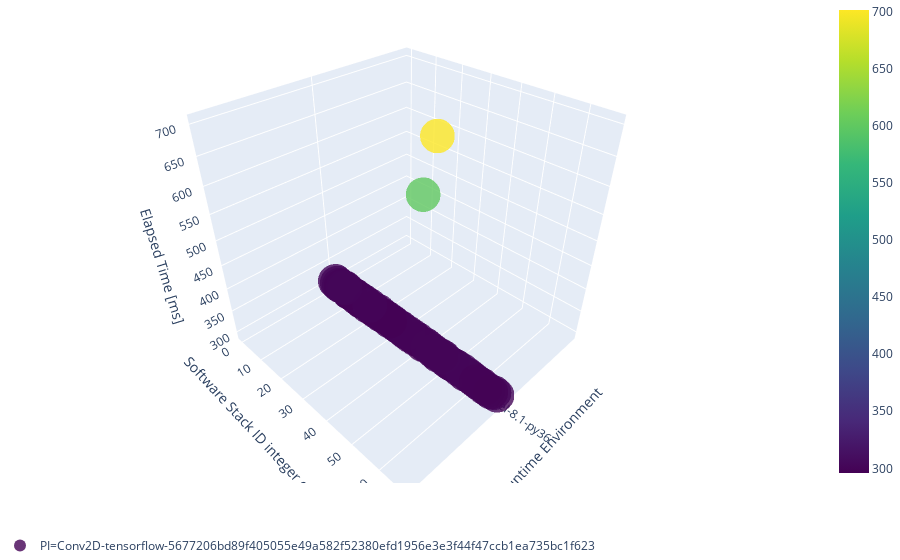

Notebook source saved alongside this figure:
### Code cell
inspection.create_inspection_3d_plot(plot_df=plot_df, quantity="elapsed_time", identifiers_inspections=IDENTIFIERS_INSPECTION)

### Figure 1 — Plotly figure (JSON) as saved in the notebook; plotly's stock layout.template omitted (floating-point values rounded to 4 significant figures)
{"data": [{"hoverinfo": "text", "hovertext": ["tensorflowpypi-org==1.13.1<br>protobufpypi-org==3.10.0<br>tensorboardpypi-org==1.13.0<br>termcolorpypi-org==1.1.0<br>keras-preprocessingpypi-org==1.0.9<br>numpypypi-org==1.17.3<br>keras-applicationspypi-org==1.0.7<br>absl-pypypi-org==0.7.1<br>markdownpypi-org==3.0.1<br>sixpypi-org==1.10.0<br>werkzeugpypi-org==0.15.2<br>astorpypi-org==0.7.1<br>h5pypypi-org==2.8.0<br>gastpypi-org==0.2.1.post1<br>tensorflow-estimatorpypi-org==1.13.0<br>wheelpypi-org==0.31.1<br>mockpypi-org==3.0.3<br>grpciopypi-org==1.23.1<br>setuptoolspypi-org==24.1.0", "tensorflowpypi-org==1.0.1<br>protobufpypi-org==3.9.1<br>numpypypi-org==1.16.0<br>sixpypi-org==1.11.0<br>wheelpypi-org==0.30.0<br>setuptoolspypi-org==30.3.0", "tensorflowpypi-org==1.5.0<br>protobufpypi-org==3.9.1<br>numpypypi-org==1.17.2<br>absl-pypypi-org==0.8.1<br>markdownpypi-org==3.0.1<br>sixpypi-org==1.10.0<br>werkzeugpypi-org==0.15.6<br>wheelpypi-org==0.33.1<br>setuptoolspypi-org==42.0.0<br>tensorflow-tensorboardpypi-org==0.4.0<br>bleachpypi-org==1.5.0<br>html5libpypi-org==0.9999999", "tensorflowpypi-org==1.12.2<br>protobufpypi-org==3.9.1<br>tensorboardpypi-org==1.12.0<br>termcolorpypi-org==1.1.0<br>keras-preprocessingpypi-org==1.0.5<br>numpypypi-org==1.14.5<br>keras-applicationspypi-org==1.0.7<br>absl-pypypi-org==0.1.11<br>markdownpypi-org==2.6.8<br>sixpypi-org==1.10.0<br>werkzeugpypi-org==0.11.14<br>astorpypi-org==0.6<br>h5pypypi-org==2.7.1<br>gastpypi-org==0.2.1.post1<br>wheelpypi-org==0.32.0<br>grpciopypi-org==1.22.1<br>setuptoolspypi-org==23.1.0", "tensorflowpypi-org==1.1.0<br>protobufpypi-org==3.5.2.post1<br>numpypypi-org==1.17.2<br>sixpypi-org==1.10.0<br>werkzeugpypi-org==0.15.5<br>wheelpypi-org==0.32.3<br>setuptoolspypi-org==21.0.0", "tensorflowpypi-org==1.0.1<br>protobufpypi-org==3.9.0<br>numpypypi-org==1.15.3<br>sixpypi-org==1.10.0<br>wheelpypi-org==0.33.0<br>setuptoolspypi-org==40.1.1", "tensorflowpypi-org==1.12.3<br>protobufpypi-org==3.6.1<br>tensorboardpypi-org==1.12.0<br>termcolorpypi-org==1.1.0<br>keras-preprocessingpypi-org==1.0.5<br>numpypypi-org==1.15.4<br>keras-applicationspypi-org==1.0.6<br>absl-pypypi-org==0.8.0<br>markdownpypi-org==2.6.10<br>sixpypi-org==1.13.0<br>werkzeugpypi-org==0.12<br>astorpypi-org==0.8.0<br>h5pypypi-org==2.9.0<br>gastpypi-org==0.3.1<br>wheelpypi-org==0.31.1<br>grpciopypi-org==1.8.6<br>setuptoolspypi-org==40.4.2", "numpypypi-org==1.11.3<br>torchpypi-org==1.3.0", "tensorflowpypi-org==1.12.2<br>protobufpypi-org==3.7.1<br>tensorboardpypi-org==1.12.2<br>termcolorpypi-org==1.1.0<br>keras-preprocessingpypi-org==1.0.9<br>numpypypi-org==1.14.4<br>keras-applicationspypi-org==1.0.7<br>absl-pypypi-org==0.6.0<br>markdownpypi-org==2.6.8<br>sixpypi-org==1.11.0<br>werkzeugpypi-org==0.15.2<br>astorpypi-org==0.6.1<br>h5pypypi-org==2.7.0<br>gastpypi-org==0.2.1<br>wheelpypi-org==0.32.2<br>grpciopypi-org==1.23.0<br>setuptoolspypi-org==40.4.2", "tensorflowpypi-org==1.8.0<br>protobufpypi-org==3.7.0<br>tensorboardpypi-org==1.13.1<br>termcolorpypi-org==1.1.0<br>numpypypi-org==1.15.2<br>absl-pypypi-org==0.6.1<br>markdownpypi-org==2.6.10<br>sixpypi-org==1.10.0<br>werkzeugpypi-org==0.15.4<br>astorpypi-org==0.8.0<br>gastpypi-org==0.2.0<br>wheelpypi-org==0.30.0<br>grpciopypi-org==1.17.0<br>setuptoolspypi-org==41.5.0", "tensorflowpypi-org==1.1.0<br>protobufpypi-org==3.2.0<br>numpypypi-org==1.16.4<br>sixpypi-org==1.10.0<br>werkzeugpypi-org==0.12<br>wheelpypi-org==0.29.0<br>setuptoolspypi-org==36.2.2", "tensorflowpypi-org==1.0.0<br>protobufpypi-org==3.9.2<br>numpypypi-org==1.15.2<br>sixpypi-org==1.12.0<br>wheelpypi-org==0.28.0<br>setuptoolspypi-org==32.1.3", "tensorflowpypi-org==1.1.0<br>protobufpypi-org==3.5.2.post1<br>numpypypi-org==1.17.2<br>sixpypi-org==1.10.0<br>werkzeugpypi-org==0.15.5<br>wheelpypi-org==0.32.3<br>setuptoolspypi-org==22.0.4", "tensorflowpypi-org==1.0.0<br>protobufpypi-org==3.8.0<br>numpypypi-org==1.16.0<br>sixpypi-org==1.13.0<br>wheelpypi-org==0.26.0<br>setuptoolspypi-org==25.0.2", "tensorflowpypi-org==1.0.1<br>protobufpypi-org==3.6.1<br>numpypypi-org==1.12.1<br>sixpypi-org==1.11.0<br>wheelpypi-org==0.29.0<br>setuptoolspypi-org==25.1.3", "numpypypi-org==1.14.3<br>torchpypi-org==1.3.0", "tensorflowpypi-org==1.1.0<br>protobufpypi-org==3.2.0<br>numpypypi-org==1.16.4<br>sixpypi-org==1.10.0<br>werkzeugpypi-org==0.12<br>wheelpypi-org==0.32.2<br>setuptoolspypi-org==36.2.2", "tensorflowpypi-org==1.10.1<br>protobufpypi-org==3.7.0<br>tensorboardpypi-org==1.10.0<br>termcolorpypi-org==1.1.0<br>numpypypi-org==1.14.5<br>absl-pypypi-org==0.1.6<br>markdownpypi-org==3.0.1<br>sixpypi-org==1.11.0<br>werkzeugpypi-org==0.14<br>astorpypi-org==0.7.0<br>gastpypi-org==0.2.1.post1<br>wheelpypi-org==0.30.0<br>grpciopypi-org==1.22.0<br>setuptoolspypi-org==27.2.0", "tensorflowpypi-org==1.12.2<br>protobufpypi-org==3.6.1<br>tensorboardpypi-org==1.12.1<br>keras-preprocessingpypi-org==1.0.9<br>numpypypi-org==1.17.4<br>keras-applicationspypi-org==1.0.8<br>absl-pypypi-org==0.1.9<br>markdownpypi-org==2.6.10<br>sixpypi-org==1.11.0<br>werkzeugpypi-org==0.11.15<br>astorpypi-org==0.6.2<br>h5pypypi-org==2.10.0<br>gastpypi-org==0.3.1<br>wheelpypi-org==0.29.0<br>grpciopypi-org==1.25.0<br>setuptoolspypi-org==32.1.2", "tensorflowpypi-org==1.12.3<br>protobufpypi-org==3.7.1<br>tensorboardpypi-org==1.12.0<br>termcolorpypi-org==1.1.0<br>keras-preprocessingpypi-org==1.0.8<br>numpypypi-org==1.15.1<br>keras-applicationspypi-org==1.0.8<br>absl-pypypi-org==0.3.0<br>markdownpypi-org==3.0.1<br>sixpypi-org==1.11.0<br>werkzeugpypi-org==0.12.2<br>astorpypi-org==0.6<br>h5pypypi-org==2.7.0<br>gastpypi-org==0.2.0<br>wheelpypi-org==0.32.2<br>grpciopypi-org==1.17.1<br>setuptoolspypi-org==41.2.0", "tensorflowpypi-org==1.13.1<br>protobufpypi-org==3.9.1<br>tensorboardpypi-org==1.13.1<br>termcolorpypi-org==1.1.0<br>keras-preprocessingpypi-org==1.0.5<br>numpypypi-org==1.15.2<br>keras-applicationspypi-org==1.0.7<br>absl-pypypi-org==0.7.0<br>markdownpypi-org==2.6.9<br>sixpypi-org==1.12.0<br>werkzeugpypi-org==0.12.1<br>astorpypi-org==0.6.2<br>h5pypypi-org==2.10.0<br>gastpypi-org==0.2.1.post1<br>tensorflow-estimatorpypi-org==1.13.0<br>wheelpypi-org==0.33.1<br>mockpypi-org==3.0.1<br>grpciopypi-org==1.11.0<br>setuptoolspypi-org==20.3.1", "tensorflowpypi-org==1.8.0<br>protobufpypi-org==3.5.2.post1<br>tensorboardpypi-org==1.11.0<br>termcolorpypi-org==1.1.0<br>numpypypi-org==1.15.2<br>absl-pypypi-org==0.5.0<br>markdownpypi-org==3.1.1<br>sixpypi-org==1.11.0<br>werkzeugpypi-org==0.11.14<br>astorpypi-org==0.6.1<br>gastpypi-org==0.2.2<br>wheelpypi-org==0.28.0<br>grpciopypi-org==1.23.1<br>setuptoolspypi-org==42.0.1", "tensorflowpypi-org==1.7.0<br>protobufpypi-org==3.6.0<br>tensorboardpypi-org==2.0.1<br>termcolorpypi-org==1.1.0<br>numpypypi-org==1.17.3<br>absl-pypypi-org==0.6.0<br>markdownpypi-org==2.6.9<br>sixpypi-org==1.13.0<br>werkzeugpypi-org==0.15.5<br>astorpypi-org==0.7.0<br>gastpypi-org==0.2.1.post1<br>wheelpypi-org==0.33.4<br>grpciopypi-org==1.24.3<br>setuptoolspypi-org==42.0.2<br>google-auth-oauthlibpypi-org==0.4.1<br>google-authpypi-org==1.0.0<br>requests-oauthlibpypi-org==0.7.0<br>pyasn1pypi-org==0.3.5<br>requestspypi-org==2.18.1<br>chardetpypi-org==1.1<br>urllib3pypi-org==1.20<br>pyasn1-modulespypi-org==0.0.6<br>certifipypi-org==2019.11.28<br>idnapypi-org==0.4<br>rsapypi-org==4.0<br>cachetoolspypi-org==3.1.0<br>oauthlibpypi-org==0.4.1", "tensorflowpypi-org==1.13.1<br>protobufpypi-org==3.7.0<br>tensorboardpypi-org==1.13.1<br>termcolorpypi-org==1.1.0<br>keras-preprocessingpypi-org==1.0.5<br>numpypypi-org==1.17.1<br>keras-applicationspypi-org==1.0.6<br>absl-pypypi-org==0.8.1<br>markdownpypi-org==3.1.1<br>sixpypi-org==1.10.0<br>werkzeugpypi-org==0.14.1<br>astorpypi-org==0.6<br>h5pypypi-org==2.7.1<br>gastpypi-org==0.2.2<br>tensorflow-estimatorpypi-org==1.13.0<br>wheelpypi-org==0.31.1<br>mockpypi-org==3.0.5<br>grpciopypi-org==1.17.0<br>setuptoolspypi-org==40.4.1", "tensorflowpypi-org==1.7.0<br>protobufpypi-org==3.8.0<br>tensorboardpypi-org==1.12.1<br>termcolorpypi-org==1.1.0<br>numpypypi-org==1.17.3<br>absl-pypypi-org==0.1.6<br>markdownpypi-org==2.6.10<br>sixpypi-org==1.13.0<br>werkzeugpypi-org==0.11.11<br>astorpypi-org==0.6.2<br>gastpypi-org==0.2.2<br>wheelpypi-org==0.33.4<br>grpciopypi-org==1.8.6<br>setuptoolspypi-org==24.0.1", "tensorflowpypi-org==1.13.1<br>protobufpypi-org==3.8.0<br>termcolorpypi-org==1.1.0<br>keras-preprocessingpypi-org==1.0.5<br>numpypypi-org==1.16.2<br>keras-applicationspypi-org==1.0.7<br>absl-pypypi-org==0.1.13<br>sixpypi-org==1.12.0<br>astorpypi-org==0.6.1<br>h5pypypi-org==2.6.0<br>gastpypi-org==0.3.0<br>tensorflow-estimatorpypi-org==1.13.0<br>wheelpypi-org==0.33.5<br>mockpypi-org==2.0.0<br>grpciopypi-org==1.20.0<br>setuptoolspypi-org==41.2.0<br>pbrpypi-org==3.1.0", "tensorflowpypi-org==1.0.1<br>protobufpypi-org==3.1.0<br>numpypypi-org==1.14.4<br>sixpypi-org==1.12.0<br>wheelpypi-org==0.29.0<br>setuptoolspypi-org==41.1.0", "tensorflowpypi-org==1.9.0<br>protobufpypi-org==3.9.2<br>tensorboardpypi-org==1.8.0<br>termcolorpypi-org==1.1.0<br>numpypypi-org==1.14.1<br>absl-pypypi-org==0.5.0<br>markdownpypi-org==3.0<br>sixpypi-org==1.12.0<br>werkzeugpypi-org==0.15.4<br>astorpypi-org==0.7.1<br>gastpypi-org==0.2.1.post0<br>wheelpypi-org==0.28.0<br>grpciopypi-org==1.23.0<br>setuptoolspypi-org==21.0.0<br>bleachpypi-org==1.5.0<br>html5libpypi-org==0.9999999", "tensorflowpypi-org==1.8.0<br>protobufpypi-org==3.9.0<br>tensorboardpypi-org==1.13.0<br>termcolorpypi-org==1.1.0<br>numpypypi-org==1.16.4<br>absl-pypypi-org==0.8.0<br>markdownpypi-org==2.6.9<br>sixpypi-org==1.12.0<br>werkzeugpypi-org==0.14<br>astorpypi-org==0.7.1<br>gastpypi-org==0.3.1<br>wheelpypi-org==0.31.0<br>grpciopypi-org==1.11.0<br>setuptoolspypi-org==30.0.0", "tensorflowpypi-org==1.12.2<br>protobufpypi-org==3.7.1<br>tensorboardpypi-org==1.12.2<br>termcolorpypi-org==1.1.0<br>keras-preprocessingpypi-org==1.0.9<br>numpypypi-org==1.16.4<br>keras-applicationspypi-org==1.0.7<br>absl-pypypi-org==0.6.1<br>markdownpypi-org==2.6.8<br>sixpypi-org==1.11.0<br>werkzeugpypi-org==0.12<br>astorpypi-org==0.6.1<br>h5pypypi-org==2.8.0<br>gastpypi-org==0.2.1.post0<br>wheelpypi-org==0.31.1<br>grpciopypi-org==1.23.0<br>setuptoolspypi-org==40.4.2", "tensorflowpypi-org==1.7.0<br>protobufpypi-org==3.9.2<br>tensorboardpypi-org==1.8.0<br>termcolorpypi-org==1.1.0<br>numpypypi-org==1.15.3<br>absl-pypypi-org==0.6.1<br>markdownpypi-org==2.6.9<br>sixpypi-org==1.13.0<br>werkzeugpypi-org==0.12<br>astorpypi-org==0.8.0<br>gastpypi-org==0.2.0<br>wheelpypi-org==0.26.0<br>grpciopypi-org==1.19.0<br>setuptoolspypi-org==42.0.1<br>html5libpypi-org==0.9999999", "tensorflowpypi-org==1.12.2<br>protobufpypi-org==3.9.0<br>tensorboardpypi-org==1.12.1<br>termcolorpypi-org==1.1.0<br>keras-preprocessingpypi-org==1.0.9<br>numpypypi-org==1.14.4<br>keras-applicationspypi-org==1.0.7<br>absl-pypypi-org==0.4.1<br>markdownpypi-org==3.1<br>sixpypi-org==1.12.0<br>werkzeugpypi-org==0.15.2<br>astorpypi-org==0.8.0<br>h5pypypi-org==2.10.0<br>gastpypi-org==0.3.2<br>wheelpypi-org==0.28.0<br>grpciopypi-org==1.23.1<br>setuptoolspypi-org==36.7.0", "tensorflowpypi-org==1.6.0<br>protobufpypi-org==3.6.0<br>tensorboardpypi-org==1.11.0<br>numpypypi-org==1.14.4<br>absl-pypypi-org==0.8.1<br>markdownpypi-org==3.0<br>sixpypi-org==1.10.0<br>werkzeugpypi-org==0.14<br>astorpypi-org==0.7.1<br>gastpypi-org==0.2.1.post0<br>wheelpypi-org==0.31.0<br>grpciopypi-org==1.22.1<br>setuptoolspypi-org==37.0.0", "tensorflowpypi-org==0.12.1<br>protobufpypi-org==3.6.1<br>numpypypi-org==1.17.2<br>sixpypi-org==1.12.0<br>wheelpypi-org==0.33.1<br>setuptoolspypi-org==39.1.0", "tensorflowpypi-org==1.13.1<br>protobufpypi-org==3.8.0<br>termcolorpypi-org==1.1.0<br>keras-preprocessingpypi-org==1.0.5<br>numpypypi-org==1.16.2<br>keras-applicationspypi-org==1.0.8<br>absl-pypypi-org==0.1.13<br>sixpypi-org==1.12.0<br>astorpypi-org==0.6.2<br>h5pypypi-org==2.9.0<br>gastpypi-org==0.2.2<br>tensorflow-estimatorpypi-org==1.13.0<br>wheelpypi-org==0.33.1<br>mockpypi-org==2.0.0<br>grpciopypi-org==1.20.0<br>setuptoolspypi-org==25.1.3<br>pbrpypi-org==3.1.0", "tensorflowpypi-org==1.0.1<br>protobufpypi-org==3.9.1<br>numpypypi-org==1.16.0<br>sixpypi-org==1.11.0<br>wheelpypi-org==0.33.4<br>setuptoolspypi-org==38.1.0", "tensorflowpypi-org==1.6.0<br>protobufpypi-org==3.5.1<br>tensorboardpypi-org==1.6.0<br>termcolorpypi-org==1.1.0<br>numpypypi-org==1.14.1<br>absl-pypypi-org==0.1.10<br>markdownpypi-org==2.6.10<br>sixpypi-org==1.10.0<br>werkzeugpypi-org==0.11.13<br>astorpypi-org==0.6<br>gastpypi-org==0.3.0<br>wheelpypi-org==0.32.2<br>grpciopypi-org==1.23.0<br>setuptoolspypi-org==20.6.7<br>bleachpypi-org==1.5.0<br>html5libpypi-org==0.9999999", "tensorflowpypi-org==1.12.0<br>protobufpypi-org==3.10.0<br>tensorboardpypi-org==1.12.0<br>termcolorpypi-org==1.1.0<br>keras-preprocessingpypi-org==1.0.8<br>numpypypi-org==1.15.4<br>keras-applicationspypi-org==1.0.6<br>absl-pypypi-org==0.2.1<br>markdownpypi-org==2.6.8<br>sixpypi-org==1.11.0<br>werkzeugpypi-org==0.14.1<br>astorpypi-org==0.6.1<br>h5pypypi-org==2.7.0<br>gastpypi-org==0.2.1.post0<br>wheelpypi-org==0.32.1<br>grpciopypi-org==1.24.3<br>setuptoolspypi-org==22.0.2", "tensorflowpypi-org==1.10.0<br>protobufpypi-org==3.7.0<br>tensorboardpypi-org==1.10.0<br>termcolorpypi-org==1.1.0<br>numpypypi-org==1.14.5<br>absl-pypypi-org==0.2.0<br>markdownpypi-org==2.6.9<br>sixpypi-org==1.11.0<br>werkzeugpypi-org==0.11.13<br>astorpypi-org==0.6.1<br>gastpypi-org==0.2.1.post1<br>wheelpypi-org==0.32.3<br>grpciopypi-org==1.12.0<br>setuptoolspypi-org==27.3.1", "tensorflowpypi-org==1.12.2<br>protobufpypi-org==3.9.2<br>tensorboardpypi-org==1.12.0<br>termcolorpypi-org==1.1.0<br>keras-preprocessingpypi-org==1.0.5<br>numpypypi-org==1.14.5<br>keras-applicationspypi-org==1.0.7<br>absl-pypypi-org==0.1.7<br>markdownpypi-org==2.6.11<br>sixpypi-org==1.11.0<br>werkzeugpypi-org==0.12.2<br>astorpypi-org==0.6.2<br>h5pypypi-org==2.8.0<br>gastpypi-org==0.2.2<br>wheelpypi-org==0.26.0<br>grpciopypi-org==1.8.6<br>setuptoolspypi-org==22.0.5", "tensorflowpypi-org==1.10.1<br>protobufpypi-org==3.6.1<br>tensorboardpypi-org==1.10.0<br>termcolorpypi-org==1.1.0<br>numpypypi-org==1.14.2<br>absl-pypypi-org==0.7.1<br>markdownpypi-org==3.0<br>sixpypi-org==1.10.0<br>werkzeugpypi-org==0.11.12<br>astorpypi-org==0.7.0<br>gastpypi-org==0.2.1.post1<br>wheelpypi-org==0.30.0<br>grpciopypi-org==1.22.0<br>setuptoolspypi-org==32.1.0", "tensorflowpypi-org==1.6.0<br>protobufpypi-org==3.9.0<br>tensorboardpypi-org==1.12.1<br>termcolorpypi-org==1.1.0<br>numpypypi-org==1.16.3<br>absl-pypypi-org==0.7.0<br>markdownpypi-org==3.0<br>sixpypi-org==1.12.0<br>werkzeugpypi-org==0.15.0<br>astorpypi-org==0.8.0<br>gastpypi-org==0.2.1<br>wheelpypi-org==0.26.0<br>grpciopypi-org==1.10.1<br>setuptoolspypi-org==22.0.1", "tensorflowpypi-org==1.12.2<br>protobufpypi-org==3.9.1<br>tensorboardpypi-org==1.12.0<br>termcolorpypi-org==1.1.0<br>keras-preprocessingpypi-org==1.0.5<br>numpypypi-org==1.14.5<br>keras-applicationspypi-org==1.0.7<br>absl-pypypi-org==0.1.11<br>markdownpypi-org==2.6.8<br>sixpypi-org==1.10.0<br>werkzeugpypi-org==0.11.14<br>astorpypi-org==0.6<br>h5pypypi-org==2.7.1<br>gastpypi-org==0.2.1.post1<br>wheelpypi-org==0.32.0<br>grpciopypi-org==1.22.1<br>setuptoolspypi-org==23.1.0", "tensorflowpypi-org==1.6.0<br>protobufpypi-org==3.10.0<br>tensorboardpypi-org==1.12.2<br>termcolorpypi-org==1.1.0<br>numpypypi-org==1.14.2<br>absl-pypypi-org==0.1.6<br>markdownpypi-org==3.1.1<br>sixpypi-org==1.10.0<br>werkzeugpypi-org==0.11.13<br>astorpypi-org==0.6.1<br>gastpypi-org==0.3.0<br>wheelpypi-org==0.33.6<br>grpciopypi-org==1.12.1<br>setuptoolspypi-org==38.3.0", "tensorflowpypi-org==1.6.0<br>protobufpypi-org==3.5.0.post1<br>tensorboardpypi-org==1.10.0<br>termcolorpypi-org==1.1.0<br>numpypypi-org==1.15.0<br>absl-pypypi-org==0.1.9<br>markdownpypi-org==3.1.1<br>sixpypi-org==1.11.0<br>werkzeugpypi-org==0.15.6<br>astorpypi-org==0.6.1<br>gastpypi-org==0.2.2<br>wheelpypi-org==0.33.6<br>grpciopypi-org==1.24.1<br>setuptoolspypi-org==38.2.0", "tensorflowpypi-org==1.12.0<br>protobufpypi-org==3.10.0<br>tensorboardpypi-org==1.12.0<br>termcolorpypi-org==1.1.0<br>keras-preprocessingpypi-org==1.0.9<br>numpypypi-org==1.16.5<br>keras-applicationspypi-org==1.0.6<br>absl-pypypi-org==0.2.2<br>markdownpypi-org==2.6.10<br>sixpypi-org==1.11.0<br>werkzeugpypi-org==0.15.3<br>astorpypi-org==0.6<br>h5pypypi-org==2.8.0<br>gastpypi-org==0.3.0<br>wheelpypi-org==0.27.0<br>grpciopypi-org==1.11.0<br>setuptoolspypi-org==27.1.2", "tensorflowpypi-org==1.6.0<br>protobufpypi-org==3.6.0<br>tensorboardpypi-org==1.11.0<br>termcolorpypi-org==1.1.0<br>numpypypi-org==1.14.4<br>absl-pypypi-org==0.1.13<br>markdownpypi-org==2.6.8<br>sixpypi-org==1.12.0<br>werkzeugpypi-org==0.16.0<br>astorpypi-org==0.6<br>gastpypi-org==0.2.1.post0<br>wheelpypi-org==0.31.0<br>grpciopypi-org==1.24.0<br>setuptoolspypi-org==37.0.0", "tensorflowpypi-org==1.0.0<br>protobufpypi-org==3.5.2.post1<br>numpypypi-org==1.16.0<br>sixpypi-org==1.10.0<br>wheelpypi-org==0.33.6<br>setuptoolspypi-org==38.0.0", "tensorflowpypi-org==1.6.0<br>protobufpypi-org==3.10.0<br>tensorboardpypi-org==1.12.2<br>numpypypi-org==1.14.2<br>absl-pypypi-org==0.1.6<br>markdownpypi-org==3.1.1<br>sixpypi-org==1.10.0<br>werkzeugpypi-org==0.12.1<br>astorpypi-org==0.6.1<br>gastpypi-org==0.3.0<br>wheelpypi-org==0.33.6<br>grpciopypi-org==1.12.1<br>setuptoolspypi-org==38.3.0", "tensorflowpypi-org==1.0.0<br>protobufpypi-org==3.4.0<br>numpypypi-org==1.17.3<br>sixpypi-org==1.10.0<br>wheelpypi-org==0.33.6<br>setuptoolspypi-org==28.1.0", "tensorflowpypi-org==1.0.0<br>protobufpypi-org==3.9.0<br>numpypypi-org==1.14.1<br>sixpypi-org==1.10.0<br>wheelpypi-org==0.33.5<br>setuptoolspypi-org==37.0.0", "tensorflowpypi-org==1.6.0<br>protobufpypi-org==3.9.0<br>tensorboardpypi-org==1.10.0<br>termcolorpypi-org==1.1.0<br>numpypypi-org==1.16.3<br>absl-pypypi-org==0.1.8<br>markdownpypi-org==3.0<br>sixpypi-org==1.10.0<br>werkzeugpypi-org==0.11.14<br>astorpypi-org==0.7.0<br>gastpypi-org==0.2.1<br>wheelpypi-org==0.26.0<br>grpciopypi-org==1.10.1<br>setuptoolspypi-org==22.0.1", "tensorflowpypi-org==1.7.0<br>protobufpypi-org==3.5.1<br>tensorboardpypi-org==1.6.0<br>termcolorpypi-org==1.1.0<br>numpypypi-org==1.17.3<br>absl-pypypi-org==0.1.6<br>markdownpypi-org==3.0.1<br>sixpypi-org==1.13.0<br>werkzeugpypi-org==0.11.13<br>astorpypi-org==0.7.1<br>gastpypi-org==0.2.2<br>wheelpypi-org==0.33.4<br>grpciopypi-org==1.8.6<br>setuptoolspypi-org==41.5.0<br>bleachpypi-org==1.5.0<br>html5libpypi-org==0.9999999", "tensorflowpypi-org==1.1.0<br>protobufpypi-org==3.9.1<br>numpypypi-org==1.15.4<br>sixpypi-org==1.10.0<br>werkzeugpypi-org==0.11.10<br>wheelpypi-org==0.32.0<br>setuptoolspypi-org==40.4.1", "tensorflowpypi-org==0.12.1<br>protobufpypi-org==3.6.1<br>numpypypi-org==1.17.2<br>sixpypi-org==1.12.0<br>wheelpypi-org==0.33.1<br>setuptoolspypi-org==40.6.0", "tensorflowpypi-org==0.12.1<br>protobufpypi-org==3.6.1<br>numpypypi-org==1.17.2<br>sixpypi-org==1.12.0<br>wheelpypi-org==0.33.1<br>setuptoolspypi-org==40.6.0", "tensorflowpypi-org==1.7.0<br>protobufpypi-org==3.8.0<br>tensorboardpypi-org==1.9.0<br>termcolorpypi-org==1.1.0<br>numpypypi-org==1.16.2<br>absl-pypypi-org==0.8.1<br>markdownpypi-org==3.0<br>sixpypi-org==1.11.0<br>werkzeugpypi-org==0.11.11<br>astorpypi-org==0.6.1<br>gastpypi-org==0.2.0<br>wheelpypi-org==0.33.6<br>grpciopypi-org==1.20.0<br>setuptoolspypi-org==24.1.0", "tensorflowpypi-org==1.0.1<br>protobufpypi-org==3.3.0<br>numpypypi-org==1.17.0<br>sixpypi-org==1.11.0<br>wheelpypi-org==0.33.5<br>setuptoolspypi-org==30.2.0", "tensorflowpypi-org==1.6.0<br>protobufpypi-org==3.5.0.post1<br>tensorboardpypi-org==1.10.0<br>termcolorpypi-org==1.1.0<br>numpypypi-org==1.15.0<br>absl-pypypi-org==0.1.10<br>markdownpypi-org==2.6.8<br>sixpypi-org==1.10.0<br>werkzeugpypi-org==0.15.5<br>astorpypi-org==0.6.2<br>gastpypi-org==0.3.2<br>wheelpypi-org==0.33.6<br>grpciopypi-org==1.10.1<br>setuptoolspypi-org==24.0.1", "tensorflowpypi-org==1.0.0<br>protobufpypi-org==3.9.2<br>numpypypi-org==1.14.1<br>sixpypi-org==1.12.0<br>wheelpypi-org==0.28.0<br>setuptoolspypi-org==32.1.3", "tensorflowpypi-org==1.0.0<br>protobufpypi-org==3.1.0<br>numpypypi-org==1.16.2<br>sixpypi-org==1.10.0<br>wheelpypi-org==0.30.0<br>setuptoolspypi-org==24.2.1", "tensorflowpypi-org==1.0.0<br>protobufpypi-org==3.9.0<br>numpypypi-org==1.14.1<br>sixpypi-org==1.10.0<br>wheelpypi-org==0.33.5<br>setuptoolspypi-org==24.0.2", "tensorflowpypi-org==1.7.0<br>protobufpypi-org==3.8.0<br>tensorboardpypi-org==1.9.0<br>termcolorpypi-org==1.1.0<br>numpypypi-org==1.14.4<br>absl-pypypi-org==0.2.0<br>markdownpypi-org==3.0.1<br>sixpypi-org==1.12.0<br>werkzeugpypi-org==0.11.13<br>astorpypi-org==0.7.0<br>gastpypi-org==0.3.2<br>wheelpypi-org==0.33.6<br>grpciopypi-org==1.10.0<br>setuptoolspypi-org==41.4.0", "tensorflowpypi-org==1.13.1<br>protobufpypi-org==3.10.0<br>tensorboardpypi-org==1.13.0<br>termcolorpypi-org==1.1.0<br>keras-preprocessingpypi-org==1.0.9<br>numpypypi-org==1.17.3<br>keras-applicationspypi-org==1.0.7<br>absl-pypypi-org==0.7.1<br>markdownpypi-org==3.0.1<br>sixpypi-org==1.10.0<br>werkzeugpypi-org==0.15.2<br>astorpypi-org==0.7.1<br>h5pypypi-org==2.8.0<br>gastpypi-org==0.2.1.post0<br>tensorflow-estimatorpypi-org==1.13.0<br>wheelpypi-org==0.33.4<br>mockpypi-org==3.0.2<br>grpciopypi-org==1.11.0<br>setuptoolspypi-org==40.4.1", "tensorflowpypi-org==1.13.1<br>protobufpypi-org==3.9.1<br>tensorboardpypi-org==1.13.1<br>termcolorpypi-org==1.1.0<br>keras-preprocessingpypi-org==1.0.5<br>numpypypi-org==1.15.2<br>keras-applicationspypi-org==1.0.7<br>absl-pypypi-org==0.7.0<br>markdownpypi-org==3.0<br>sixpypi-org==1.12.0<br>werkzeugpypi-org==0.12.1<br>astorpypi-org==0.6.2<br>h5pypypi-org==2.8.0<br>gastpypi-org==0.3.1<br>tensorflow-estimatorpypi-org==1.13.0<br>wheelpypi-org==0.33.1<br>mockpypi-org==3.0.1<br>grpciopypi-org==1.11.0<br>setuptoolspypi-org==20.3.1", "tensorflowpypi-org==1.9.0<br>protobufpypi-org==3.9.1<br>tensorboardpypi-org==1.8.0<br>termcolorpypi-org==1.1.0<br>numpypypi-org==1.16.0<br>absl-pypypi-org==0.2.1<br>markdownpypi-org==2.6.8<br>sixpypi-org==1.12.0<br>werkzeugpypi-org==0.11.14<br>astorpypi-org==0.7.1<br>gastpypi-org==0.2.1.post0<br>wheelpypi-org==0.33.0<br>grpciopypi-org==1.17.0<br>setuptoolspypi-org==38.4.0<br>bleachpypi-org==1.5.0<br>html5libpypi-org==0.9999999", "tensorflowpypi-org==1.12.2<br>protobufpypi-org==3.9.1<br>tensorboardpypi-org==1.12.2<br>termcolorpypi-org==1.1.0<br>keras-preprocessingpypi-org==1.1.0<br>numpypypi-org==1.17.4<br>keras-applicationspypi-org==1.0.6<br>absl-pypypi-org==0.4.1<br>markdownpypi-org==3.1<br>sixpypi-org==1.11.0<br>werkzeugpypi-org==0.15.3<br>astorpypi-org==0.7.1<br>h5pypypi-org==2.7.1<br>gastpypi-org==0.3.1<br>wheelpypi-org==0.31.0<br>grpciopypi-org==1.14.1<br>setuptoolspypi-org==40.4.3", "tensorflowpypi-org==1.7.1<br>protobufpypi-org==3.6.0<br>tensorboardpypi-org==1.6.0<br>termcolorpypi-org==1.1.0<br>numpypypi-org==1.15.0<br>absl-pypypi-org==0.2.0<br>markdownpypi-org==3.0.1<br>sixpypi-org==1.10.0<br>werkzeugpypi-org==0.16.0<br>astorpypi-org==0.6<br>gastpypi-org==0.2.1.post1<br>wheelpypi-org==0.30.0<br>grpciopypi-org==1.18.0<br>setuptoolspypi-org==28.7.0<br>html5libpypi-org==0.9999999", "tensorflowpypi-org==1.12.3<br>protobufpypi-org==3.6.1<br>tensorboardpypi-org==1.12.0<br>termcolorpypi-org==1.1.0<br>keras-preprocessingpypi-org==1.0.5<br>numpypypi-org==1.15.4<br>keras-applicationspypi-org==1.0.6<br>absl-pypypi-org==0.8.0<br>markdownpypi-org==2.6.8<br>sixpypi-org==1.13.0<br>werkzeugpypi-org==0.12<br>astorpypi-org==0.8.0<br>h5pypypi-org==2.9.0<br>gastpypi-org==0.3.1<br>wheelpypi-org==0.32.1<br>grpciopypi-org==1.8.6<br>setuptoolspypi-org==33.1.1", "tensorflowpypi-org==1.7.0<br>protobufpypi-org==3.9.2<br>tensorboardpypi-org==1.8.0<br>termcolorpypi-org==1.1.0<br>numpypypi-org==1.15.3<br>absl-pypypi-org==0.6.1<br>markdownpypi-org==2.6.9<br>sixpypi-org==1.13.0<br>werkzeugpypi-org==0.11.14<br>astorpypi-org==0.8.0<br>gastpypi-org==0.2.0<br>wheelpypi-org==0.26.0<br>grpciopypi-org==1.19.0<br>setuptoolspypi-org==42.0.1<br>bleachpypi-org==1.5.0<br>html5libpypi-org==0.9999999"], "marker": {"color": [296.6, 298.8, 300.7, 296.4, 298.0, 298.5, 297.3, 600.2, 296.7, 300.6, 297.8, 298.9, 298.4, 300.1, 299.0, 701.6, 298.1, 299.6, 298.1, 297.4, 296.8, 300.2, 300.2, 297.9, 300.0, 296.3, 299.7, 299.6, 300.3, 296.7, 300.0, 297.8, 300.2, 297.5, 295.9, 298.7, 301.8, 298.3, 299.8, 297.1, 299.5, 299.6, 296.6, 301.3, 301.4, 298.5, 300.1, 298.5, 301.4, 298.6, 300.9, 300.0, 299.6, 298.0, 297.5, 297.2, 300.2, 298.7, 301.2, 298.8, 298.6, 300.2, 300.4, 296.8, 296.7, 300.2, 297.6, 301.5, 297.3, 301.0], "colorscale": [[0, "#440154"], [0.1111, "#482878"], [0.2222, "#3e4989"], [0.3333, "#31688e"], [0.4444, "#26828e"], [0.5556, "#1f9e89"], [0.6667, "#35b779"], [0.7778, "#6ece58"], [0.8889, "#b5de2b"], [1, "#fde725"]], "opacity": 0.8, "showscale": true, "size": 12}, "mode": "markers", "name": "PI=Conv2D-tensorflow-5677206bd89f405055e49a582f52380efd1956e3e3f44f47ccb1ea735bc1f623", "type": "scatter3d", "x": ["rhel-8.1-py36", "rhel-8.1-py36", "rhel-8.1-py36", "rhel-8.1-py36", "rhel-8.1-py36", "rhel-8.1-py36", "rhel-8.1-py36", "rhel-8.1-py36", "rhel-8.1-py36", "rhel-8.1-py36", "rhel-8.1-py36", "rhel-8.1-py36", "rhel-8.1-py36", "rhel-8.1-py36", "rhel-8.1-py36", "rhel-8.1-py36", "rhel-8.1-py36", "rhel-8.1-py36", "rhel-8.1-py36", "rhel-8.1-py36", "rhel-8.1-py36", "rhel-8.1-py36", "rhel-8.1-py36", "rhel-8.1-py36", "rhel-8.1-py36", "rhel-8.1-py36", "rhel-8.1-py36", "rhel-8.1-py36", "rhel-8.1-py36", "rhel-8.1-py36", "rhel-8.1-py36", "rhel-8.1-py36", "rhel-8.1-py36", "rhel-8.1-py36", "rhel-8.1-py36", "rhel-8.1-py36", "rhel-8.1-py36", "rhel-8.1-py36", "rhel-8.1-py36", "rhel-8.1-py36", "rhel-8.1-py36", "rhel-8.1-py36", "rhel-8.1-py36", "rhel-8.1-py36", "rhel-8.1-py36", "rhel-8.1-py36", "rhel-8.1-py36", "rhel-8.1-py36", "rhel-8.1-py36", "rhel-8.1-py36", "rhel-8.1-py36", "rhel-8.1-py36", "rhel-8.1-py36", "rhel-8.1-py36", "rhel-8.1-py36", "rhel-8.1-py36", "rhel-8.1-py36", "rhel-8.1-py36", "rhel-8.1-py36", "rhel-8.1-py36", "rhel-8.1-py36", "rhel-8.1-py36", "rhel-8.1-py36", "rhel-8.1-py36", "rhel-8.1-py36", "rhel-8.1-py36", "rhel-8.1-py36", "rhel-8.1-py36", "rhel-8.1-py36", "rhel-8.1-py36"], "y": [46, 45, 38, 13, 54, 30, 33, 39, 20, 41, 50, 59, 29, 25, 52, 43, 49, 12, 64, 63, 56, 57, 36, 32, 27, 40, 62, 58, 53, 35, 31, 51, 14, 37, 16, 44, 21, 2, 10, 11, 23, 15, 13, 6, 55, 8, 1, 9, 66, 60, 0, 34, 28, 61, 7, 7, 67, 3, 48, 24, 19, 42, 4, 26, 22, 47, 65, 5, 18, 17], "z": [296.6, 298.8, 300.7, 296.4, 298.0, 298.5, 297.3, 600.2, 296.7, 300.6, 297.8, 298.9, 298.4, 300.1, 299.0, 701.6, 298.1, 299.6, 298.1, 297.4, 296.8, 300.2, 300.2, 297.9, 300.0, 296.3, 299.7, 299.6, 300.3, 296.7, 300.0, 297.8, 300.2, 297.5, 295.9, 298.7, 301.8, 298.3, 299.8, 297.1, 299.5, 299.6, 296.6, 301.3, 301.4, 298.5, 300.1, 298.5, 301.4, 298.6, 300.9, 300.0, 299.6, 298.0, 297.5, 297.2, 300.2, 298.7, 301.2, 298.8, 298.6, 300.2, 300.4, 296.8, 296.7, 300.2, 297.6, 301.5, 297.3, 301.0]}], "layout": {"legend": {"orientation": "h"}, "margin": {"b": 0, "l": 0, "r": 0, "t": 0}, "scene": {"xaxis": {"title": {"text": "Runtime Environment"}}, "yaxis": {"title": {"text": "Software Stack ID integer encoded"}}, "zaxis": {"title": {"text": "Elapsed Time [ms]"}}}, "showlegend": true, "title": {"text": "PI=Conv2D"}}}
